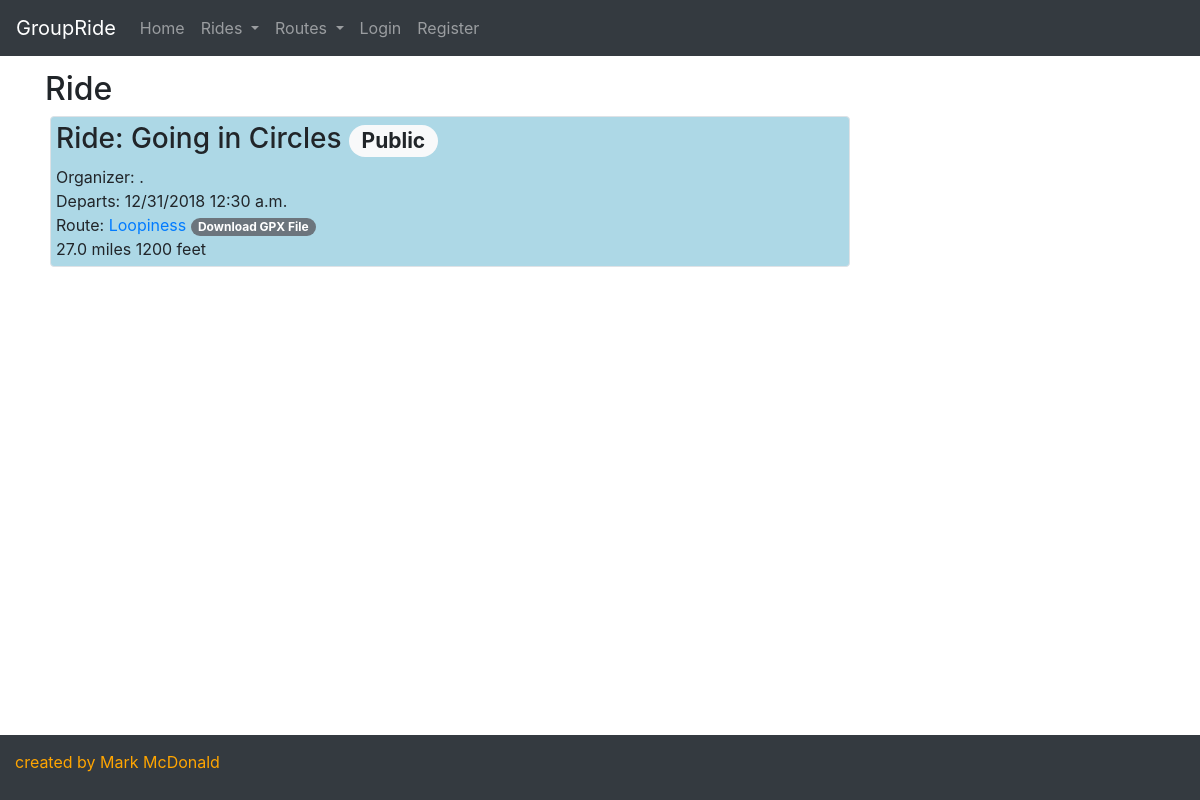
/ride/27, run on the app's committed database.
### groupride/models.py (models this page shows, shortened)
class Ride(models.Model):
    created_by = models.ForeignKey(User, on_delete = models.SET_NULL, blank = True, null = True, related_name = "created_rides")
    created_on = models.DateTimeField(auto_now_add = True, editable = False, blank = False)
    ride_name = models.CharField(max_length = 256, blank = True, null = True)
    ride_date = models.DateTimeField(editable = True, blank = False, null = False)
    private = models.BooleanField(default = False)
    route = models.ForeignKey(Route, on_delete = models.SET_NULL, blank = True, null = True, related_name = "rides")
    confirmed_riders = models.ManyToManyField(User, related_name = "confirmed_ride")
    invited_riders = models.ManyToManyField(User, related_name = "invited_ride")
    comments = models.ManyToManyField(Comment, blank = True)

class Route(models.Model):
    created_by = models.ForeignKey(User, on_delete = models.SET_NULL, blank = True, null = True, related_name = "created_routes")
    created_on = models.DateTimeField(auto_now_add = True, editable = False, blank = False)
    route_name = models.CharField(max_length = 256, blank = True, null = True)
    miles = models.DecimalField(max_digits = 6, decimal_places = 1, blank = True, null = True)
    vertical_feet = models.IntegerField(blank = True, null = True)
    origin = models.CharField(max_length = 64, blank = True, null = True)
    reviews = models.ManyToManyField(Review, blank = True)
    gpxfile = models.FileField(blank = True, null = True)

### groupride/views.py (the view)
# urls.py: path("ride/<int:ride_id>", views.ride, name="ride"),
def ride(request,ride_id):
    ride = Ride.objects.get(pk = ride_id)
    context = { "ride": ride, }
    return render(request, "groupride/ride.html", context)

### groupride/templates/groupride/ride.html (shortened to what this page needs)
{% extends 'groupride/template.html' %}
{% block body %}
  <div class="container">
    <h2>Ride</h2>
    {% if ride.private is True and user not in ride.invited_riders.all %}
      <div class="alert alert-danger">This is a private ride.</div>
      <script>
        var early_exit = true;
      </script>
    {% else %}
      <div class="ride_header border rounded" style="min-width: 20rem; max-width: 50rem">
        <div>
          <h3>Ride: {{ride.ride_name}}
            {% if ride.private is True %}
              <span class="badge badge-pill badge-warning">Private</span>
            {% else %}
              <span class="badge badge-pill badge-light">Public</span>
            {% endif %}
          </h3>
          <div>Organizer: {{ride.created_by.first_name|slice:":1" }}.{{ride.created_by.last_name}} </div>
        </div>
        <div>
          <span class="">Departs: {{ ride.ride_date|date:"SHORT_DATE_FORMAT" }} {{ ride.ride_date|time:"TIME_FORMAT" }} </span>
        </div>
        <div>Route: <a href="/route/{{ride.route.id}}">{{ride.route.route_name}}</a>
          {% if ride.route.gpxfile %}
          <a href={{ride.route.gpxfile}} download>
            <span class="badge badge-pill badge-secondary">Download GPX File</span>
          </a>
          {% endif %}
        </div>
        <div>
          <span class="">{{ride.route.miles}} miles </span>
          <span class="">{{ride.route.vertical_feet}} feet</span>
        </div>
      </div>
    {% endif %}
  </div>
{% endblock %}

### groupride/static/groupride/styles.css (style rules this page uses)
body { height: 100%; margin-top: 70px; margin-bottom: 10vh; }
.ride_header { padding: 5px; margin: 5px; background-color: lightblue; }

### data on the page
Ride: ride_name "Going in Circles", ride_date "12/31/2018", ride_date "12:30 a.m.", route.route_name "Loopiness", route.miles "27.0", route.vertical_feet "1200"
